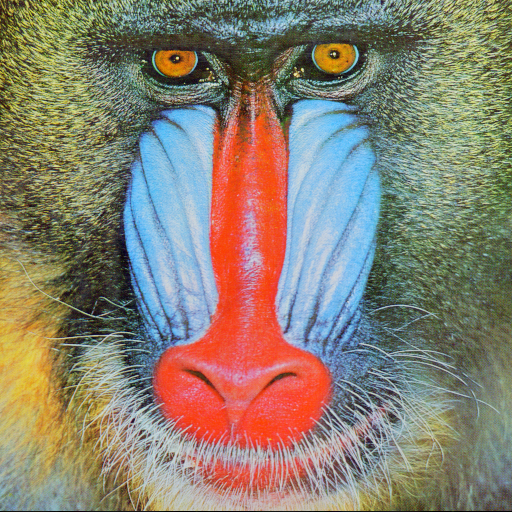
#> input picture images/baboon.png, 512 x 512 px
$ python imp_10_6_rotate_size.py
#> lines starting #> are read from the running program, lines starting #| are printed output that depends on the picture
# 영상의 중앙기준 회전, 크기 조정

import cv2
import sys
import math
import numpy as np

img = cv2.imread('images/baboon.png', cv2.IMREAD_COLOR)
#> img is the input picture: shape (512, 512, 3); mean B, G, R 113.1, 128.9, 137.4

if img is None:
    print('영상 읽기 실패')
    sys.exit()

theta = 25  # 회전 각도
h, w = img.shape[:2]
#> h = 512; w = 512
(cx, cy) = (w//2, h//2) # 중심점 좌표
#> cx = 256; cy = 256

# sin, cos 값 구하기 + 중앙점 변환 행렬 구하기
M = cv2.getRotationMatrix2D((cx,cy), theta, 1.0)
cos = np.abs(M[0,0])
#> cos = 0.906
sin = np.abs(M[0,1])
#> sin = 0.423

# 회전한 영상의 크기 구하기
nW = int((h*sin) + (w*cos))
#> nW = 680
nH = int((h*cos)  + (w*sin))
#> nH = 680

# 확대된 크기에 맞게 변환행렬 수정
M[0,2] = M[0,2] + (nW / 2) - cx
M[1,2] = M[1,2] + (nH / 2)  - cy

dst = cv2.warpAffine(img, M, (nW,nH))
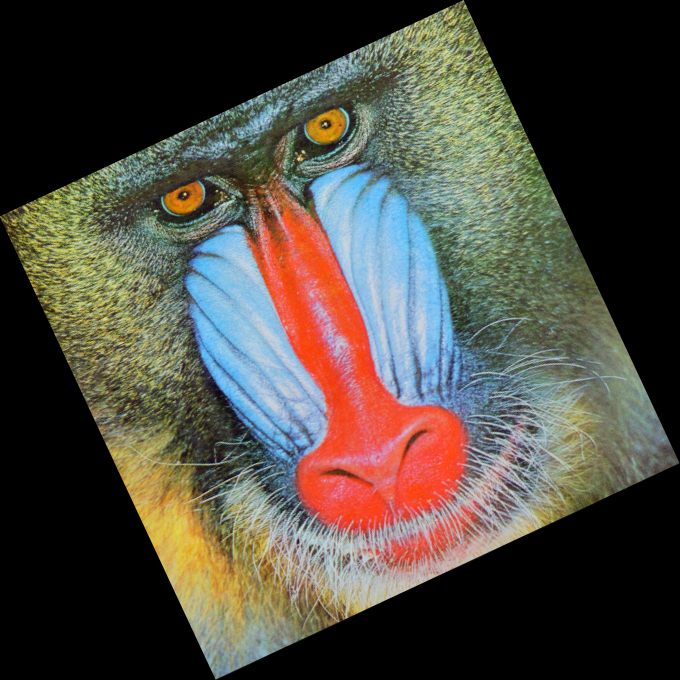
#> dst: shape (680, 680, 3); mean B, G, R 64.1, 73.1, 77.9

cv2.imshow('Original', img)
cv2.imshow('Result1', dst)
cv2.waitKey()
cv2.destroyAllWindows()

$ run again, with images/car.png copied over images/baboon.png
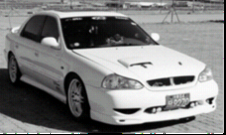
#> input picture images/car.png, 226 x 135 px
#> img is the input picture: shape (135, 226, 3); mean B, G, R 127.3, 127.5, 127.3
#> `dst = cv2.warpAffine(img, M, (nW,nH))`:
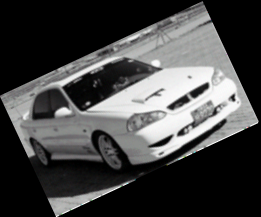
#> dst: shape (217, 261, 3); mean B, G, R 68.6, 68.7, 68.6

$ run again, with images/circle.png copied over images/baboon.png
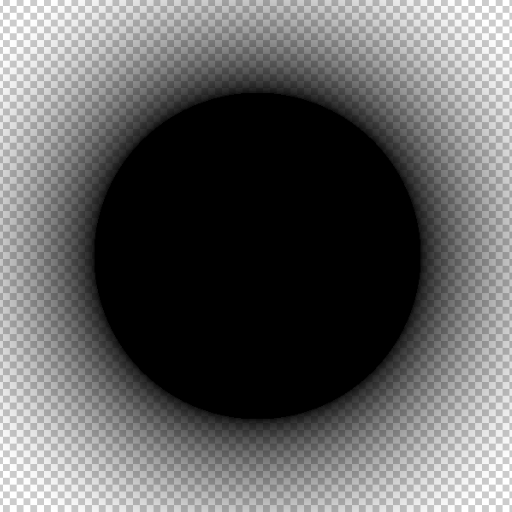
#> input picture images/circle.png, 512 x 512 px
#> img is the input picture: shape (512, 512, 3); min 0, max 255, mean 99.7
#> `dst = cv2.warpAffine(img, M, (nW,nH))`:
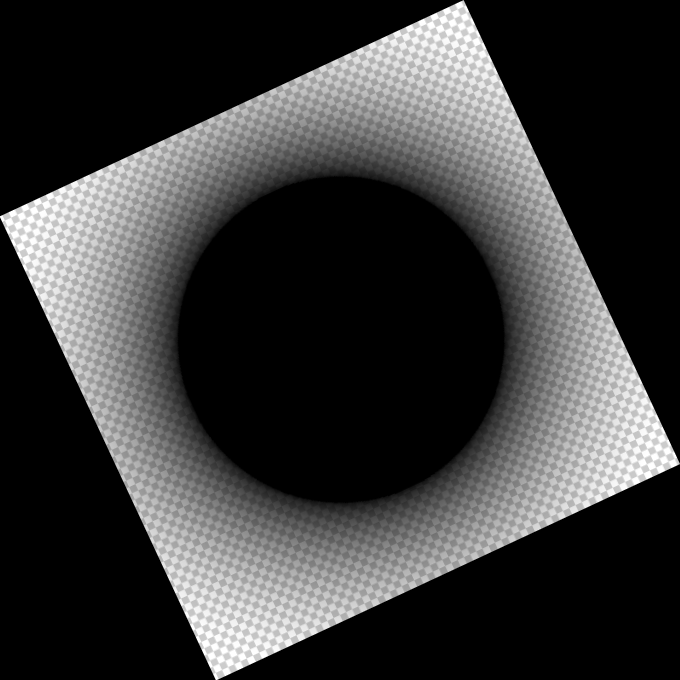
#> dst: shape (680, 680, 3); min 0, max 255, mean 56.5
